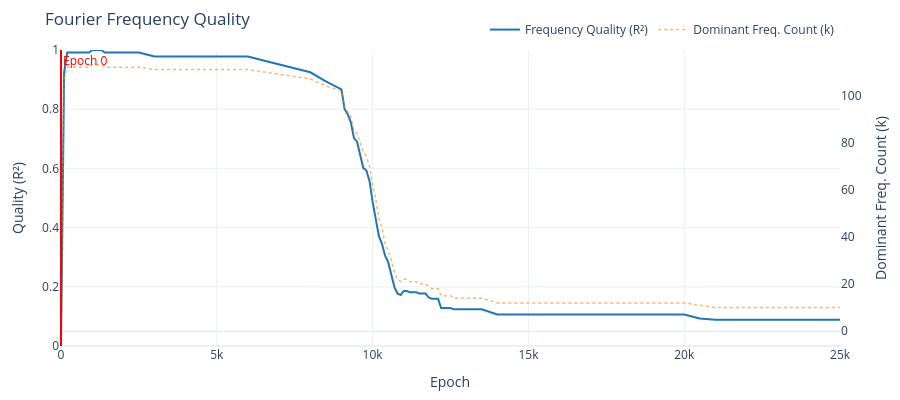

The notebook cell saved with this chart:
### Code cell
# Canon variant: 113/999
variant = family.get_variant(prime=113, seed=999)
print(variant.name)
show_views(variant)
